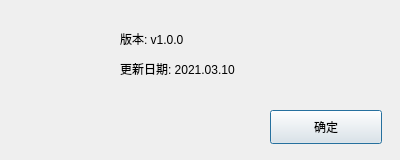
<?xml version="1.0" encoding="UTF-8"?>
<ui version="4.0">
 <class>AboutDialog</class>
 <widget class="QDialog" name="about_dialog">
  <property name="geometry">
   <rect>
    <x>0</x>
    <y>0</y>
    <width>400</width>
    <height>160</height>
   </rect>
  </property>
  <property name="contextMenuPolicy">
   <enum>Qt::NoContextMenu</enum>
  </property>
  <property name="windowTitle">
   <string>关于QCR</string>
  </property>
  <property name="windowIcon">
   <iconset resource="qcr.qrc">
    <normaloff>:/images/logo.png</normaloff>:/images/logo.png</iconset>
  </property>
  <property name="whatsThis">
   <string/>
  </property>
  <property name="modal">
   <bool>true</bool>
  </property>
  <widget class="QLabel" name="label_img">
   <property name="geometry">
    <rect>
     <x>20</x>
     <y>20</y>
     <width>64</width>
     <height>64</height>
    </rect>
   </property>
   <property name="text">
    <string/>
   </property>
   <property name="pixmap">
    <pixmap resource="qcr.qrc">:/images/logo.png</pixmap>
   </property>
   <property name="scaledContents">
    <bool>true</bool>
   </property>
  </widget>
  <widget class="QLabel" name="label_version">
   <property name="geometry">
    <rect>
     <x>120</x>
     <y>30</y>
     <width>200</width>
     <height>18</height>
    </rect>
   </property>
   <property name="text">
    <string>版本: v1.0.0</string>
   </property>
  </widget>
  <widget class="QLabel" name="label_update">
   <property name="geometry">
    <rect>
     <x>120</x>
     <y>60</y>
     <width>200</width>
     <height>18</height>
    </rect>
   </property>
   <property name="text">
    <string>更新日期: 2021.03.10</string>
   </property>
  </widget>
  <widget class="QPushButton" name="btn_ok">
   <property name="geometry">
    <rect>
     <x>270</x>
     <y>110</y>
     <width>112</width>
     <height>34</height>
    </rect>
   </property>
   <property name="text">
    <string>确定</string>
   </property>
  </widget>
 </widget>
 <resources>
  <include location="../qcr.qrc"/>
 </resources>
 <connections/>
</ui>
